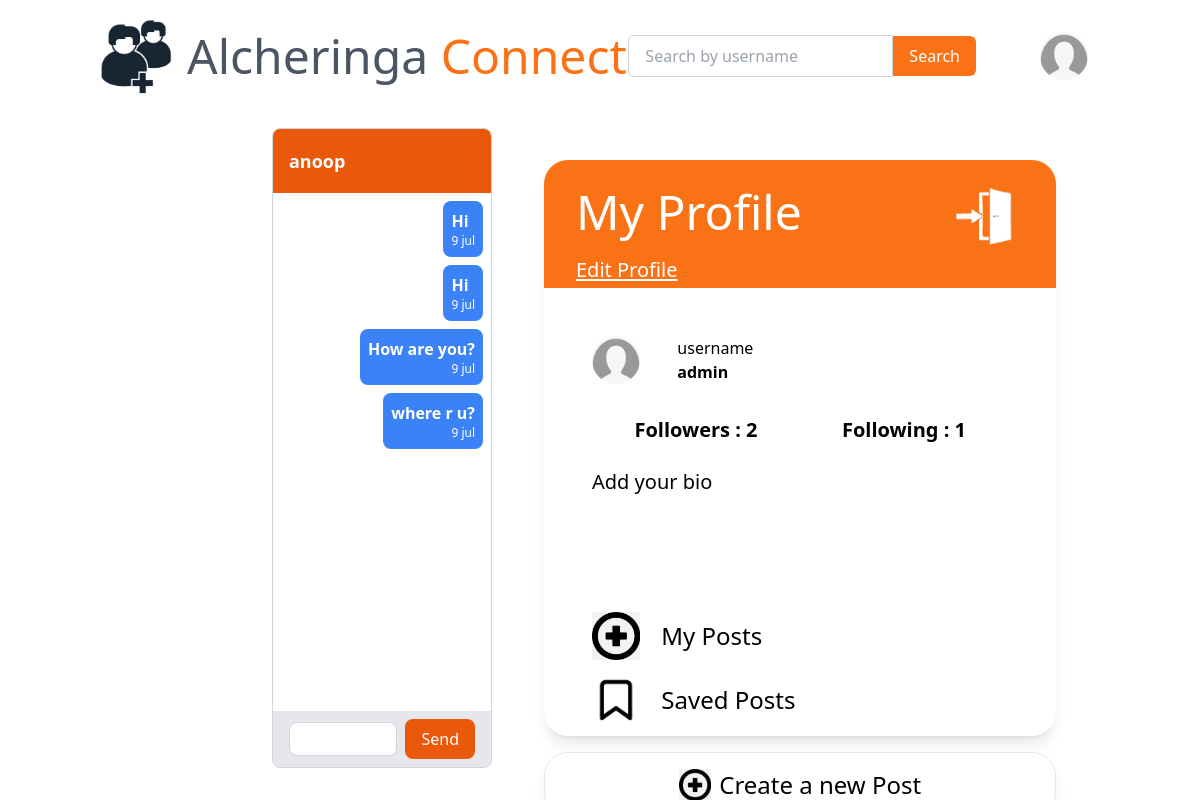
/chatroom/2 (signed in), run on the app's committed database.
### chatrooms/models.py (models this page shows, shortened)
class Message(models.Model):
    sender = models.ForeignKey(
        User, on_delete=models.CASCADE, related_name='sent_messages')
    receiver = models.ForeignKey(
        User, on_delete=models.CASCADE, related_name='received_messages')
    chatroom = models.ForeignKey(
        ChatRoom, on_delete=models.CASCADE, related_name='messages')
    content = models.TextField()
    timestamp = models.DateTimeField(auto_now_add=True)
    class Meta:
        ordering = ['timestamp']
    def __str__(self):
        return f"{self.sender.username} - {self.receiver.username} - {self.timestamp}"

### users/models.py (models this page shows, shortened)
class Profile(models.Model):
    user = models.OneToOneField(User, on_delete=models.CASCADE)
    otp = models.CharField(max_length=4, blank=True, null=True)
    isVerified = models.BooleanField(default=True, blank=True, null=True)
    image = models.ImageField(default='default.png', upload_to='profile_pics')
    bio = models.TextField(default="Add your bio")
    savedPosts = models.ManyToManyField(
        Post, blank=True, related_name='user_saved_posts')
    likedPosts = models.ManyToManyField(
        Post, blank=True, related_name='user_liked_posts')
    followers = models.ManyToManyField(
        User, blank=True, related_name='following')
    following = models.ManyToManyField(
        User, blank=True, related_name='follower')
    follower_requests = models.ManyToManyField(
        User, blank=True, related_name='follower_request')
    following_requests = models.ManyToManyField(
        User, blank=True, related_name='following_request')
    is_private = models.BooleanField(default=False)

### chatrooms/views.py (the view, shortened to what this page needs)
# urls.py: path('chatroom/<int:pk>', views.chatroom, name='chatroom'),
def chatroom(request, pk):
    obj = User.objects.get(pk=pk)
    sender_room, screated = ChatRoom.objects.get_or_create(
        sender=request.user, receiver=obj)
    messages = Message.objects.filter(chatroom=sender_room)
    decrypted_messages = []
    encryption_key = settings.ENCRYPTION_KEY  # Replace with your encryption key
    cipher_suite = Fernet(encryption_key)
    for message in messages:
        decrypted_text = cipher_suite.decrypt(
            message.content.encode()).decode()
        decrypted_messages.append((message, decrypted_text))
    print(decrypted_messages)
    context = {
        'title': 'Chat',
        'account': obj,
        'user': request.user,
        'messages': decrypted_messages
    }
    return render(request, 'chatrooms/chat.html', context)

### chatrooms/templates/chatrooms/chat.html (shortened to what this page needs)
{% load static %}
<!DOCTYPE html>
<html lang="en">
  <head>
    <script src="https://cdn.tailwindcss.com"></script>
  </head>
  <body>
    <div class="grid grid-cols-12 mt-4">
      <div class="lg:col-span-7 col-span-12">
        <div
          class="grid grid-cols-12 flex items-center cursor-pointer"
          onclick="location.href=`{% url 'connect-profile' %}`;"
        >
          <div class="col-span-3 flex justify-end">
            <img
              src="{%static 'connect\images\logi.jpg' %}"
              class="h-20"
              alt=""
              srcset=""
              class=""
            />
          </div>
          <div class="col-span-9 text-5xl pl-3 text-gray-600">
            Alcheringa <span class="text-orange-500">Connect</span>
          </div>
        </div>
        <div class="mx-48 pl-16 mt-0">
          <div class="container mx-auto px-4 py-8">
            <div class="flex flex-col" style="height:40rem;">
              <div
                class="flex-grow border border-gray-300 rounded-lg overflow-hidden"
              >
                <div class="flex flex-col h-full">
                  <div class="bg-orange-600 px-4 py-2 h-16 flex items-center">
                    <h2 class="text-lg text-white font-semibold hover:underline underline-offset-2 cursor-pointer" onclick="window.location.href=`{% url 'profile-account' account.id %}`">{{account.username}}</h2>
                  </div>
                  <div class="flex-grow px-2 py-2 overflow-y-scroll">
                    <div class="flex flex-col space-y-2">
                      {% for message in messages%} {% if message.0.sender == user %}
                      <div class="flex items-end justify-end">
                        <div
                          class="flex flex-col bg-blue-500 rounded-lg p-2 text-white max-w-xs"
                        >
              <span class="font-bold">{{message.1}}</span>
              <span class="text-xs flex justify-end">{{message.0.timestamp|date:"j b"}}</span>
            </div>
                      </div>
                      {% endif %} {% endfor %}
                    </div>
                  </div>
                  <form class="bg-gray-200 px-4 py-2 flex items-center" method="POST">
                    <input
                      type="text"
                      name="textfield"
                      class="w-full border border-gray-300 rounded-lg px-2 py-1 mr-2"
                      {% comment %} placeholder="Type your message..." {% endcomment %}
                    />
                    <button class="px-4 py-2 bg-orange-600 text-white rounded-lg" type="submit">Send</button>
                  </form>
                </div>
              </div>
            </div>
          </div>
        </div>
      </div>
      <div
        class="lg:col-span-5 col-span-12 mt-0 lg:fixed lg:top-0 lg:right-0"
        style="width: 50rem"
      >
        <div
          class="flex justify-end px-12 mb-20 mt-8 cursor-pointer grid grid-cols-12"
        >
          <form
            method="post"
            action="{% url 'profile-search' %}"
            class="col-span-9 flex justify-end"
          >
            <div class="flex items-center">
              <input
                type="text"
                name="username"
                placeholder="Search by username"
                class="px-4 py-2 border border-gray-300 rounded-l-md focus:outline-none focus:ring-orange-500 focus:border-orange-500"
              />
              <button
                type="submit"
                class="px-4 py-2 bg-orange-500 text-white rounded-r-md hover:bg-orange-600 focus:outline-none focus:ring-orange-500 focus:border-orange-500"
              >
                Search
              </button>
            </div>
          </form>
          <div class="col-span-3 flex justify-center">
            <img
              src="{{user.profile.image.url}}"
              alt="img"
              width="80px"
              height="80px"
              class="h-12 w-12 rounded-full hover:bg-gray-100"
              onclick="window.location.href=`{% url 'main-profile' %}`"
            />
          </div>
        </div>
        <div
          class="lg:ml-36 lg:mr-36 mx-auto shadow-lg rounded-3xl"
          style="width: 32rem"
        >
          <div
            class="grid grid-cols-6 bg-orange-500 h-32 rounded-t-3xl text-white px-8 pt-4"
          >
            <div
              class="text-5xl mb-2 col-span-4 flex items-center cursor-pointer"
              onclick="window.location.href=`{% url 'editprofile' %}`"
            >
              My Profile
            </div>
            <div class="col-span-2 flex justify-end items-center">
              <img
                src="{%static 'connect\images\exit.png' %}"
                class="h-20 cursor-pointer"
                alt=""
                onclick="window.location.href=`{% url 'logout' %}`"
              />
            </div>
            <a
              class="col-span-4 text-xl underline underline-offset-2 mb-2"
              href="{% url 'editprofile' %}"
              >Edit Profile</a
            >
          </div>
          <div class="px-12 pt-12" style="height: 28rem">
            <div id="name" class="mb-8">
              <div class="grid grid-cols-6">
                <div class="col-span-1 flex items-center">
                  <img
                    src="{{ user.profile.image.url }}"
                    alt="logo"
                    srcset=""
                    class="h-12 w-12 rounded-full"
                  />
                </div>
                <div class="col-span-5 pl-4">
                  <div class=" ">username</div>
                  <div><b>{{ user.username }}</b></div>
                </div>
              </div>
            </div>
            <div
              id="desc"
              class="text-xl my-6 flex justify-center items-center grid grid-cols-12"
            >
              <div class="col-span-6 flex justify-center items-center"><b>Followers : {{user.profile.followers.count}}</b></div>
              <div class="col-span-6 flex justify-center items-center"><b>Following : {{user.profile.following.count}}</b></div>
            </div>
            <div id="desc" class="text-xl h-24">{{user.profile.bio}}</div>
            <div
              onclick="location.href=`{% url 'connect-posts' %}`;"
              class="grid grid-cols-6 mt-12 cursor-pointer flex justify-start items-center hover:bg-gray-100"
            >
              <div class="col-span-1">
                <img
                  src="{%static 'connect\images\images.jpg' %}"
                  alt=""
                  srcset=""
                  class="h-12"
                />
              </div>
              <div class="col-span-5 text-2xl">My Posts</div>
            </div>
            <div
              onclick="location.href=`{% url 'connect-saved' %}`;"
              class="grid grid-cols-6 my-4 cursor-pointer flex justify-start items-center hover:bg-gray-100"
            >
              <div class="col-span-1">
                <img
                  src="{%static 'connect\images\save.png' %}"
                  alt=""
                  srcset=""
                  class="h-12"
                />
              </div>
              <div class="col-span-5 text-2xl">Saved Posts</div>
            </div>
          </div>
        </div>
        <div
          class="ml-36 mr-36 shadow-lg rounded-3xl flex justify-center items-center py-4 border border-black-600 mt-4 cursor-pointer hover:bg-gray-100"
          id="create"
        >
          <div
            onclick="location.href=`{% url 'connect-create' %}`;"
            class="grid grid-cols-6"
          >
            <div class="col-span-1">
              <img
                src="{%static 'connect\images\images.jpg' %}"
                alt=""
                srcset=""
                class="h-8"
              />
            </div>
            <div class="col-span-5 text-2xl">Create a new Post</div>
          </div>
        </div>
      </div>
    </div>
  </body>
</html>

### data on the page
Message: message "Hi", timestamp "9 jul"
Message: message "Hi", timestamp "9 jul"
Message: message "How are you?", timestamp "9 jul"
Message: message "where r u?", timestamp "9 jul"

### other printed values
{{ account.username }} "anoop"
{{ user.username }} "admin"
{{ user.profile.followers.count }} "2"
{{ user.profile.following.count }} "1"
{{ user.profile.bio }} "Add your bio"
